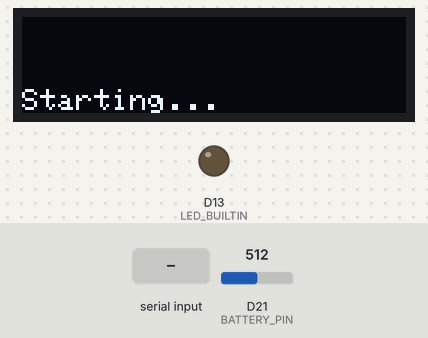
The sketch below on a simulated Arduino Zero (SAMD21). On the bench: 128×32 one-colour display, output pins drawn as LEDs (lit = HIGH). The inputs (shaded band) are chosen by the test bench; at power-on: D21 (BATTERY_PIN) = 512.

Above: at 1.5 s.
1.6 s: "90,45\n" received over the second serial link
4.5 s: "30,150\n" received over the second serial link
Timing chart, 0 to 8.0 s (numbered marks = the images above; inputs shaded):
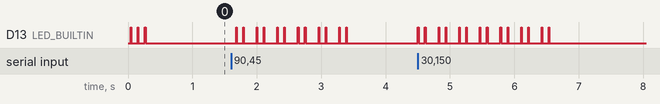

Measured:
- after the input at 1.6 s, D13 (LED_BUILTIN): LOW → HIGH after 0.08 s, then repeats every 0.32 s: LOW 0.10 s, HIGH 0.01 s, LOW 0.20 s, HIGH 0.01 s, until it stays LOW from 3.4 s
- after the input at 4.5 s, D13 (LED_BUILTIN): LOW → HIGH at once, then repeats every 0.32 s: LOW 0.10 s, HIGH 0.01 s, LOW 0.20 s, HIGH 0.01 s, until it stays LOW from 6.5 s

The sketch:

FM0-Serial2-OLED-Maxbotix-Example.ino
```cpp
#include <SPI.h>
#include <Wire.h>
#include <Adafruit_GFX.h>
#include <Adafruit_SSD1306.h>

Adafruit_SSD1306 display = Adafruit_SSD1306(128, 32, &Wire);

// OLED FeatherWing buttons map to different pins depending on board:
//  #define BUTTON_A  9  //using for BatVolts
#define BUTTON_B  6
#define BUTTON_C  5
#define BATTERY_PIN A7
#define DISPLAY_LINE_BUFFER_LENGTH 22

uint16_t battery_mV;
char display_line_buffer[DISPLAY_LINE_BUFFER_LENGTH];
char display_scroll_buffer_0[DISPLAY_LINE_BUFFER_LENGTH];
char display_scroll_buffer_1[DISPLAY_LINE_BUFFER_LENGTH];
char display_scroll_buffer_2[DISPLAY_LINE_BUFFER_LENGTH];
char display_scroll_buffer_3[DISPLAY_LINE_BUFFER_LENGTH];
uint8_t display_line_buffer_length;


//hardware UART for receiving Maxbotix Serial  Rx Pin D11, Tx Pin D10
// Serial2 pin and pad definitions (in Arduino files Variant.h & Variant.cpp)
#define PIN_SERIAL2_RX       (34ul)               // Pin description number for PIO_SERCOM on D12
#define PIN_SERIAL2_TX       (36ul)               // Pin description number for PIO_SERCOM on D10
#define PAD_SERIAL2_TX       (UART_TX_PAD_2)      // SERCOM pad 2
#define PAD_SERIAL2_RX       (SERCOM_RX_PAD_3)    // SERCOM pad 3

// Instantiate the Serial2 class
Uart Serial2(&sercom1, PIN_SERIAL2_RX, PIN_SERIAL2_TX, PAD_SERIAL2_RX, PAD_SERIAL2_TX);

//Uart Serial2 (&sercom1, 11, 10, SERCOM_RX_PAD_0, UART_TX_PAD_2);
void SERCOM1_Handler()
{
  Serial2.IrqHandler();
}


void setup() {
  Serial2.begin(9600);
  // SSD1306_SWITCHCAPVCC = generate display voltage from 3.3V internally
  display.begin(SSD1306_SWITCHCAPVCC, 0x3C); // Address 0x3C for 128x32

  // pinMode(BUTTON_A, INPUT_PULLUP); // Using for BatVolts
  pinMode(BUTTON_B, INPUT_PULLUP);
  pinMode(BUTTON_C, INPUT_PULLUP);

  //Red LED
  pinMode(LED_BUILTIN, OUTPUT);
  pinMode(LED_BUILTIN, OUTPUT);

  // text display tests
  display.setTextSize(1);
  display.setTextColor(SSD1306_WHITE);
  appendAndScroll("Starting...");
  blip(3);
}

char c;
char maxbotix_buffer[4];
uint16_t maxbotix_int;
uint16_t cycle_count = 0;

void loop() {

  if (Serial2.available()) {
    blip(2);
    c = Serial2.read();
    display_line_buffer[0] = c;
    if (c == 'R') {
      for (int i = 0; i < 4; i++) {
        maxbotix_buffer[i] = Serial2.read();
      }
      c = Serial2.read();
      if (c == 13) {  // looks for a carriage return and sends a line end
        maxbotix_int = atoi(maxbotix_buffer);
        display_line_buffer_length = sprintf(display_line_buffer, "%4d  %4dmm  %4dmV", cycle_count++, maxbotix_int, battery_mV);
        appendAndScroll(display_line_buffer);
      }

    }
  }else{
//    blip(1);
  }


  battery_mV = get_mV(BATTERY_PIN);
  //  display_line_buffer_length = sprintf(display_line_buffer, "      Battery: %4dmV", battery_mV);
  //  appendAndScroll(display_line_buffer);
  delay(100);
  yield();
}

void appendAndScroll(char s[DISPLAY_LINE_BUFFER_LENGTH]) {
  display.clearDisplay();
  display.setCursor(0, 0);
  memcpy(display_scroll_buffer_3, display_scroll_buffer_2, DISPLAY_LINE_BUFFER_LENGTH); //Length 32B
  memcpy(display_scroll_buffer_2, display_scroll_buffer_1, DISPLAY_LINE_BUFFER_LENGTH); //Length 32B
  memcpy(display_scroll_buffer_1, display_scroll_buffer_0, DISPLAY_LINE_BUFFER_LENGTH); //Length 32B
  memcpy(display_scroll_buffer_0, s, DISPLAY_LINE_BUFFER_LENGTH); //Length 22B
  display.println(display_scroll_buffer_3);
  display.println(display_scroll_buffer_2);
  display.println(display_scroll_buffer_1);
  display.println(display_scroll_buffer_0);
  display.display();
}

uint16_t get_mV(int pin) {
  return (66 * analogRead(pin)) / 10; //For a 0.5*Voltage Divider and a 3.3V RefV
}

void blip(uint8_t count) {
  for (; 0 < count; count--) {
    digitalWrite(LED_BUILTIN, HIGH);   // turn the LED on (HIGH is the voltage level)
    delay(10);                       // wait for a second
    digitalWrite(LED_BUILTIN, LOW);    // turn the LED off by making the voltage LOW
    delay(100);
  }
}
```
